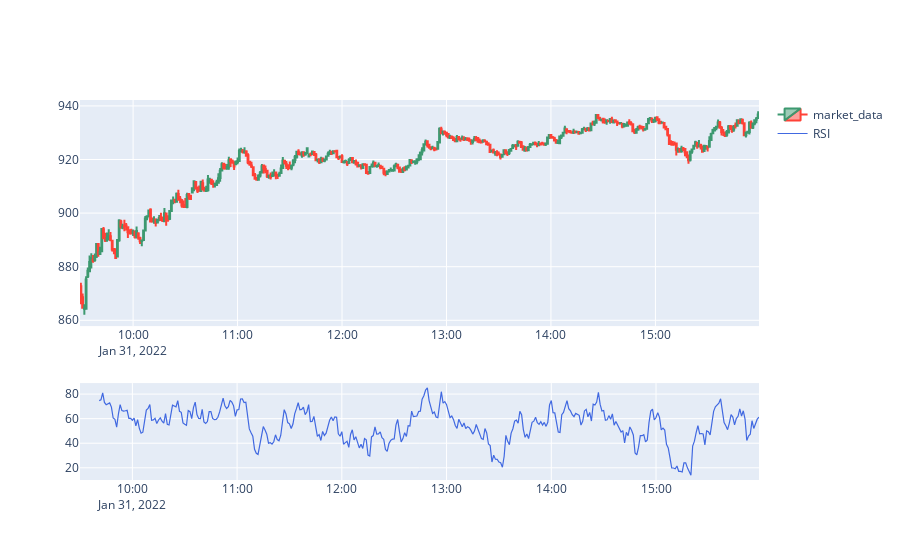

Here is the notebook cell this chart was saved with:
### Code cell
# add RSI to plotly figure
fig = make_subplots(rows=2, cols=1, row_heights=[0.7, 0.3])

fig.add_trace(go.Candlestick(x=df.index,
                            open=df['Open'],
                            high=df['High'],
                            low=df['Low'],
                            close=df['Close'], name = 'market_data'),
             row=1, col=1)

fig.update_xaxes(
    rangeslider_visible=False)

fig.add_trace(go.Scatter(x=df.index,
                    y=df['RSI'], name = 'RSI', line=dict(color='royalblue', width=1.2)),
             row=2, col=1)

fig.show()

### Figure 1 — Plotly figure (JSON) as saved in the notebook; plotly's stock layout.template omitted (floating-point values rounded to 4 significant figures; data arrays with more than 128 entries replaced by an {"elided": "..."} marker saying what was removed)
{"data": [{"close": {"elided": "390 float values"}, "high": {"elided": "390 float values"}, "low": {"elided": "390 float values"}, "name": "market_data", "open": {"elided": "390 float values"}, "type": "candlestick", "x": {"elided": "390 str values"}, "xaxis": "x", "yaxis": "y"}, {"line": {"color": "royalblue", "width": 1.2}, "name": "RSI", "type": "scatter", "x": {"elided": "390 str values"}, "xaxis": "x2", "y": {"elided": "390 float values"}, "yaxis": "y2"}], "layout": {"xaxis": {"anchor": "y", "domain": [0, 1], "rangeslider": {"visible": false}}, "xaxis2": {"anchor": "y2", "domain": [0, 1], "rangeslider": {"visible": false}}, "yaxis": {"anchor": "x", "domain": [0.405, 1]}, "yaxis2": {"anchor": "x2", "domain": [0, 0.255]}}}
